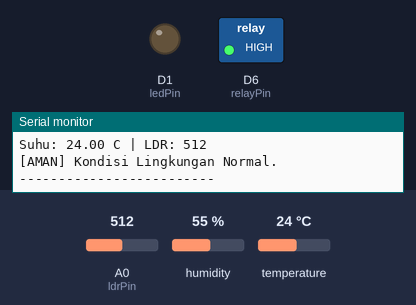
A sketch run on a simulated ESP8266 (NodeMCU). Parts: switched loads named in the sketch (green lamp = pin HIGH), output pins drawn as LEDs (lit = HIGH), the last lines printed to the serial monitor. The test bench sets the inputs (shaded band); at power-on: temperature 24 °C, A0 (ldrPin) = 512, humidity 55 %.

Above: at 2.8 s.
2.9 s: temperature set to 39.2 °C
5.6 s: temperature set to 40.8 °C
At 6.6 s:
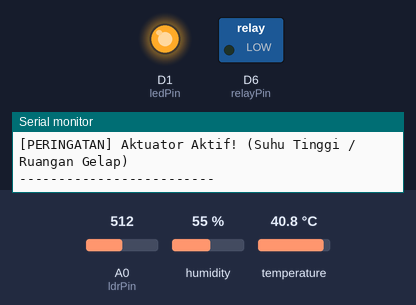
8.3 s: temperature set to 12 °C
At 11.2 s:
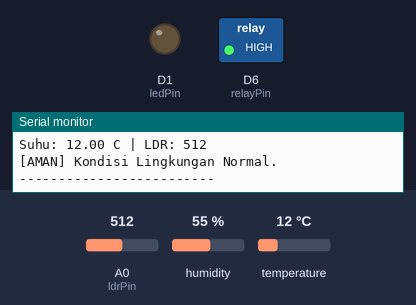
11.5 s: temperature set to 41 °C
At 13.4 s:
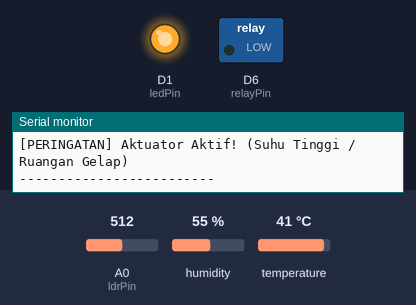
Timing chart, 0 to 14.9 s (numbered marks = the images above; inputs shaded):
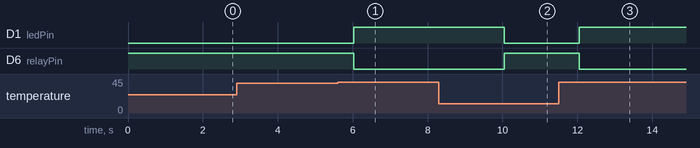

The sketch:

2.7.ino
```cpp
#include <DHT.h>

#define DHTPIN D7
#define DHTTYPE DHT22

const int ldrPin = A0;
const int relayPin = D6;
const int ledPin = D1;

DHT dht(DHTPIN, DHTTYPE);

void setup() {
  Serial.begin(115200);

  dht.begin();

  pinMode(relayPin, OUTPUT);
  pinMode(ledPin, OUTPUT);

  // Kondisi awal: aktuator mati
  digitalWrite(relayPin, HIGH);
  digitalWrite(ledPin, LOW);

  Serial.println("Sistem Otomasi Kontrol Lokal Terpadu");
}

void loop() {
  float suhu = dht.readTemperature();
  int ldrValue = analogRead(ldrPin);

  // Cek apakah pembacaan DHT valid
  if (isnan(suhu)) {
    Serial.println("Gagal membaca data dari sensor DHT!");
    delay(2000);
    return;
  }

  Serial.print("Suhu: ");
  Serial.print(suhu);
  Serial.print(" C | LDR: ");
  Serial.println(ldrValue);

  // Suhu > 34 ATAU LDR < 300
  if (suhu > 40|| ldrValue < 500) {

    // Untuk relay Active-Low
    digitalWrite(relayPin, LOW);
    digitalWrite(ledPin, HIGH);

    Serial.println("[PERINGATAN] Aktuator Aktif! (Suhu Tinggi / Ruangan Gelap)");

  } else {

    // Relay mati
    digitalWrite(relayPin, HIGH);
    digitalWrite(ledPin, LOW);

    Serial.println("[AMAN] Kondisi Lingkungan Normal.");
  }

  Serial.println("-------------------------");

  delay(2000);
}
```

Measured:
- the behaviour switches between 40 and 40.1 °C on temperature (found by bisection; images 0 and 1)
- after the input at 5.6 s, D1 (ledPin): LOW → HIGH after 0.43 s; D6 (relayPin): HIGH → LOW after 0.43 s
- after the input at 8.3 s, D1 (ledPin): HIGH → LOW after 1.7 s; D6 (relayPin): LOW → HIGH after 1.7 s
- after the input at 11.5 s, D1 (ledPin): LOW → HIGH after 0.55 s; D6 (relayPin): HIGH → LOW after 0.55 s
